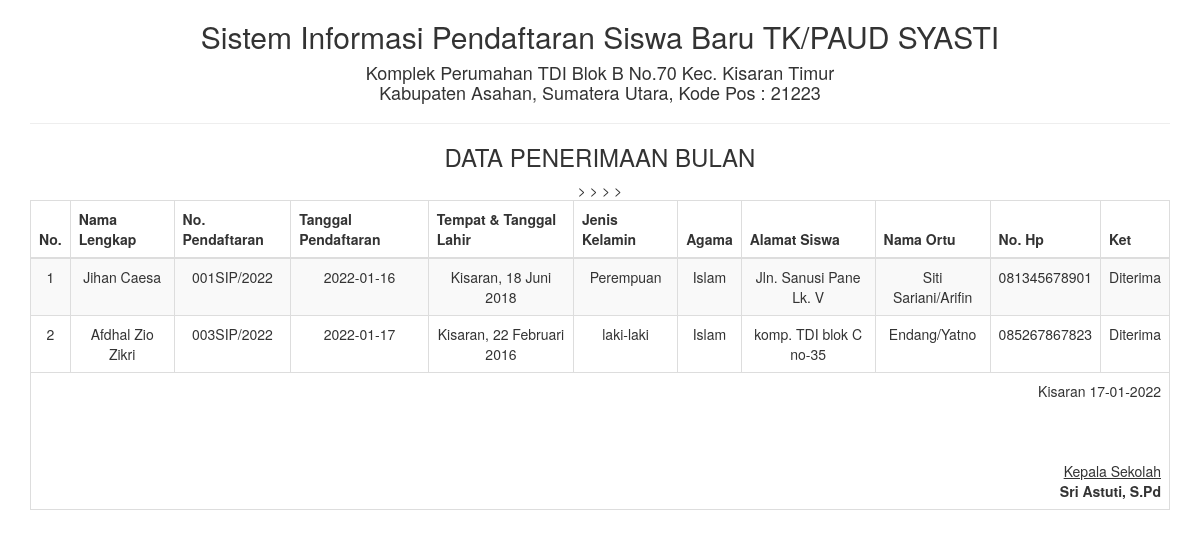
The page /report/peminjaman_perbulan.php on the database its author committed.
### tables this page shows
CREATE TABLE `tbl_penerimaan` (
  `id` int(5) NOT NULL,
  `nama_lengkap` varchar(100) NOT NULL,
  `no_pendaftaran` varchar(50) NOT NULL,
  `tgl_pendaftaran` date NOT NULL,
  `ttl` varchar(100) NOT NULL,
  `jenis_kelamin` varchar(50) NOT NULL,
  `agama` varchar(100) NOT NULL,
  `alamat_siswa` varchar(100) NOT NULL,
  `nama_ortu` varchar(100) NOT NULL,
  `no_hp` varchar(13) NOT NULL,
  `keterangan` varchar(50) NOT NULL
);

### report/peminjaman_perbulan.php (the view, shortened to what this page needs)
<!DOCTYPE html>
<html>
    <head>
        <link href="../Assets/css/bootstrap.min.css" rel="stylesheet" type="text/css"/>
    </head>
    <body onload="print()">
        <?php
        include '../config/koneksi.php';
        ?>
        <div class="container">
            <div class='row'>
                <div class="col-sm-12">
                    <div class="text-center">
                         <h2>Sistem Informasi Pendaftaran Siswa Baru TK/PAUD SYASTI </h2>
                        <h4>Komplek Perumahan TDI Blok B No.70 Kec. Kisaran Timur <br>
                              Kabupaten Asahan, Sumatera Utara, Kode Pos : 21223</h4>
                        <hr>
                        <h3>DATA PENERIMAAN BULAN   <? echo "$bulanNama "; ?></h3>
                        <table class="table table-bordered table-striped table-hover">
                        <tbody>
                <thead>
								<tr>
								<th>No.</th>
                                <th>Nama Lengkap</th>
                                <th>No. Pendaftaran</th>
                                <th>Tanggal Pendaftaran</th>
                                <th>Tempat & Tanggal Lahir</th>
                                <th>Jenis Kelamin</th>
                                <th>Agama</th>
                                <th>Alamat Siswa</th>
                                <th>Nama Ortu</th>
                                <th>No. Hp</th>
                                <th>Ket</th>
								</tr>
								</thead>
							<tbody>
                            <?php
                            $sql = "SELECT * FROM tbl_penerimaan ";
                            $query = mysqli_query($koneksi, $sql) or die("SQL Anda Salah");
                            $nomor = 0;
                            while ($data = mysqli_fetch_array($query)) {
                                $nomor++;
                                ?>
                                <tr>
                                    <td><?= $nomor ?></td>
                                    <td><?= $data['nama_lengkap'] ?></td>>
                                    <td><?= $data['no_pendaftaran'] ?></td>
                                    <td><?= $data['tgl_pendaftaran'] ?></td>
                                    <td><?= $data['ttl'] ?></td>
                                    <td><?= $data['jenis_kelamin'] ?></td>
                                    <td><?= $data['agama'] ?></td>>
                                    <td><?= $data['alamat_siswa'] ?></td>
                                    <td><?= $data['nama_ortu'] ?></td>
                                    <td><?= $data['no_hp'] ?></td>
                                     <td><?= $data['keterangan'] ?></td>
                                </tr>
                            <?php } ?>
							</tbody>
                        </tbody>
                            <tfoot>
                              <tr>
                               <td colspan="13" class="text-right">
                                        Kisaran  <?= date("d-m-Y") ?>
                                        <br><br><br><br>
                                        <u>Kepala Sekolah<strong></u><br>
                                        Sri Astuti, S.Pd
                                    </td>
								</tr>
							</tfoot>
                        </table>
                    </div>
                </div>
            </div>
    </body>
</html>

### rows shown on the page
tbl_penerimaan: nama_lengkap "Jihan Caesa", no_pendaftaran "001SIP/2022", tgl_pendaftaran "2022-01-16", ttl "Kisaran, 18 Juni 2018", jenis_kelamin "Perempuan", agama "Islam", alamat_siswa "Jln. Sanusi Pane Lk. V", nama_ortu "Siti Sariani/Arifin", no_hp "081345678901", keterangan "Diterima"
tbl_penerimaan: nama_lengkap "Afdhal Zio Zikri", no_pendaftaran "003SIP/2022", tgl_pendaftaran "2022-01-17", ttl "Kisaran, 22 Februari 2016", jenis_kelamin "laki-laki", agama "Islam", alamat_siswa "komp. TDI blok C no-35", nama_ortu "Endang/Yatno", no_hp "085267867823", keterangan "Diterima"
